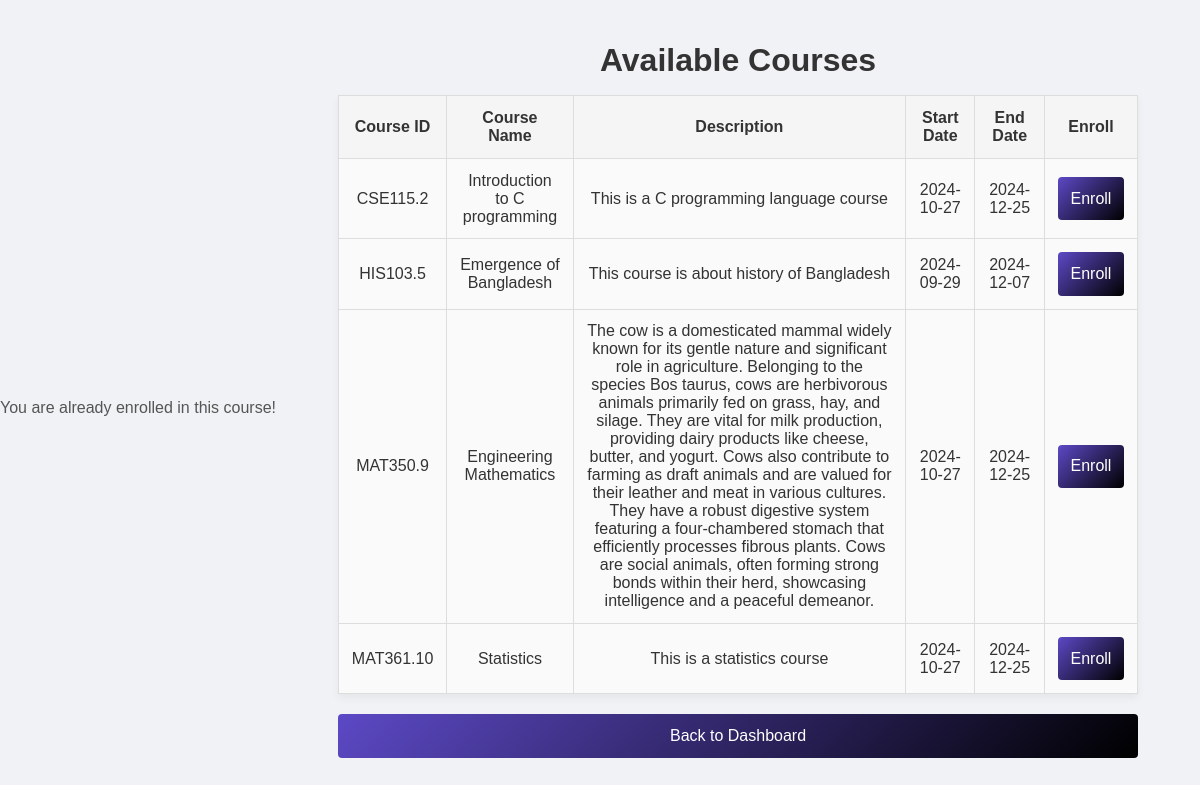
/browse_courses.php?enroll=true&course_id=CSE115.2 (signed in), run on the app's committed database.
### tables this page shows
CREATE TABLE `course` (
  `Course_Num` int(20) NOT NULL,
  `Course_ID` varchar(20) NOT NULL,
  `CourseName` varchar(50) DEFAULT NULL,
  `Description` longtext NOT NULL,
  `UserID` varchar(50) NOT NULL,
  `Start_Date` date DEFAULT NULL,
  `End_Date` date NOT NULL
);

### browse_courses.php (the view, shortened to what this page needs)
<?php
$userID = $_SESSION['userID'];
$conn = new mysqli("localhost", "root", "", "learning_platform");
$studentQuery = "SELECT StudentID FROM Student WHERE UserID = ?";
$stmt = $conn->prepare($studentQuery);
$stmt->bind_param("s", $userID);
$stmt->execute();
$result = $stmt->get_result();
if ($result->num_rows > 0) {
    $student = $result->fetch_assoc();
    $studentID = $student['StudentID'];
} else {
    echo "Error: Student not found.";
    exit();
}
$sql = "SELECT Course_ID, CourseName, Description, Start_Date, End_Date FROM Course";
$result = $conn->query($sql);
if ($result->num_rows > 0) {
    $courses = $result->fetch_all(MYSQLI_ASSOC);
} else {
    $courses = [];
}
if (isset($_GET['enroll']) && isset($_GET['course_id'])) {
    $courseID = $_GET['course_id'];
    $checkEnrollmentSQL = "SELECT * FROM Enrollment WHERE StudentID = ? AND Course_ID = ?";
    $checkStmt = $conn->prepare($checkEnrollmentSQL);
    $checkStmt->bind_param("is", $studentID, $courseID);
    $checkStmt->execute();
    $enrollmentResult = $checkStmt->get_result();
    if ($enrollmentResult->num_rows > 0) {
        echo "<p>You are already enrolled in this course!</p>";
    }
}
?>
<!DOCTYPE html>
<html lang="en">
<head>
    <link rel="stylesheet" href="style.css">
</head>
<body>
    <div class="browse-courses-container" style="max-width: 800px; margin: 0 auto; text-align: center;">
        <h1>Available Courses</h1>
        <?php if (count($courses) > 0): ?>
            <table style="width: 100%; border-collapse: collapse;">
                <thead>
                    <tr>
                        <th>Course ID</th>
                        <th>Course Name</th>
                        <th>Description</th>
                        <th>Start Date</th>
                        <th>End Date</th>
                        <th>Enroll</th>
                    </tr>
                </thead>
                <tbody>
                    <?php foreach ($courses as $course): ?>
                        <tr>
                            <td><?php echo htmlspecialchars($course['Course_ID']); ?></td>
                            <td><?php echo htmlspecialchars($course['CourseName']); ?></td>
                            <td><?php echo htmlspecialchars($course['Description']); ?></td>
                            <td><?php echo htmlspecialchars($course['Start_Date']); ?></td>
                            <td><?php echo htmlspecialchars($course['End_Date']); ?></td>
                            <td>
                                <a href="browse_courses.php?enroll=true&course_id=<?php echo $course['Course_ID']; ?>">
                                    <button>Enroll</button>
                                </a>
                            </td>
                        </tr>
                    <?php endforeach; ?>
                </tbody>
            </table>
        <?php else: ?>
            <p>No courses available at the moment.</p>
        <?php endif; ?>
        <a href="student_dashboard.html"><button style="margin-top: 20px;">Back to Dashboard</button></a>
    </div>
</body>
</html>

### style.css (style rules this page uses)
* { margin: 0; padding: 0; box-sizing: border-box; font-family: Arial, sans-serif; }
body { display: flex; justify-content: center; align-items: center; min-height: 100vh; background: #f0f2f5; color: #333; }
button { width: 100%; padding: 0.8rem; background: linear-gradient(135deg, #5c49c6, #000000); color: #fff; border: none; border-radius: 4px; font-size: 1rem; cursor: pointer; transition: background 0.3s ease; }
p { margin-top: 1rem; color: #555; }
a { color: #4CAF50; text-decoration: none; }
table { width: 100%; border-collapse: collapse; margin-top: 1rem; box-shadow: 0 4px 8px rgba(0, 0, 0, 0.05); }
th, td { padding: 0.8rem; border: 1px solid #ddd; color: #333; text-align: center; }
th { background-color: #f5f5f5; font-weight: bold; }
td { background-color: #fafafa; }

### data on the page
course: Course_ID "CSE115.2", CourseName "Introduction to C programming", Description "This is a C programming language course", Start_Date "2024-10-27", End_Date "2024-12-25"
course: Course_ID "HIS103.5", CourseName "Emergence of Bangladesh", Description "This course is about history of Bangladesh", Start_Date "2024-09-29", End_Date "2024-12-07"
course: Course_ID "MAT350.9", CourseName "Engineering Mathematics", Description "The cow is a domesticated mammal widely known for its gentle nature and significant role in agriculture. Belonging to the species Bos taurus, cows are herbivorous animals primarily fed on grass, hay, and silage. They are vital for milk production, providing dairy products like cheese, butter, and yogurt. Cows also contribute to farming as draft animals and are valued for their leather and meat in various cultures. They have a robust digestive system featuring a four-chambered stomach that efficiently processes fibrous plants. Cows are social animals, often forming strong bonds within their herd, showcasing intelligence and a peaceful demeanor.", Start_Date "2024-10-27", End_Date "2024-12-25"
course: Course_ID "MAT361.10", CourseName "Statistics", Description "This is a statistics course", Start_Date "2024-10-27", End_Date "2024-12-25"
